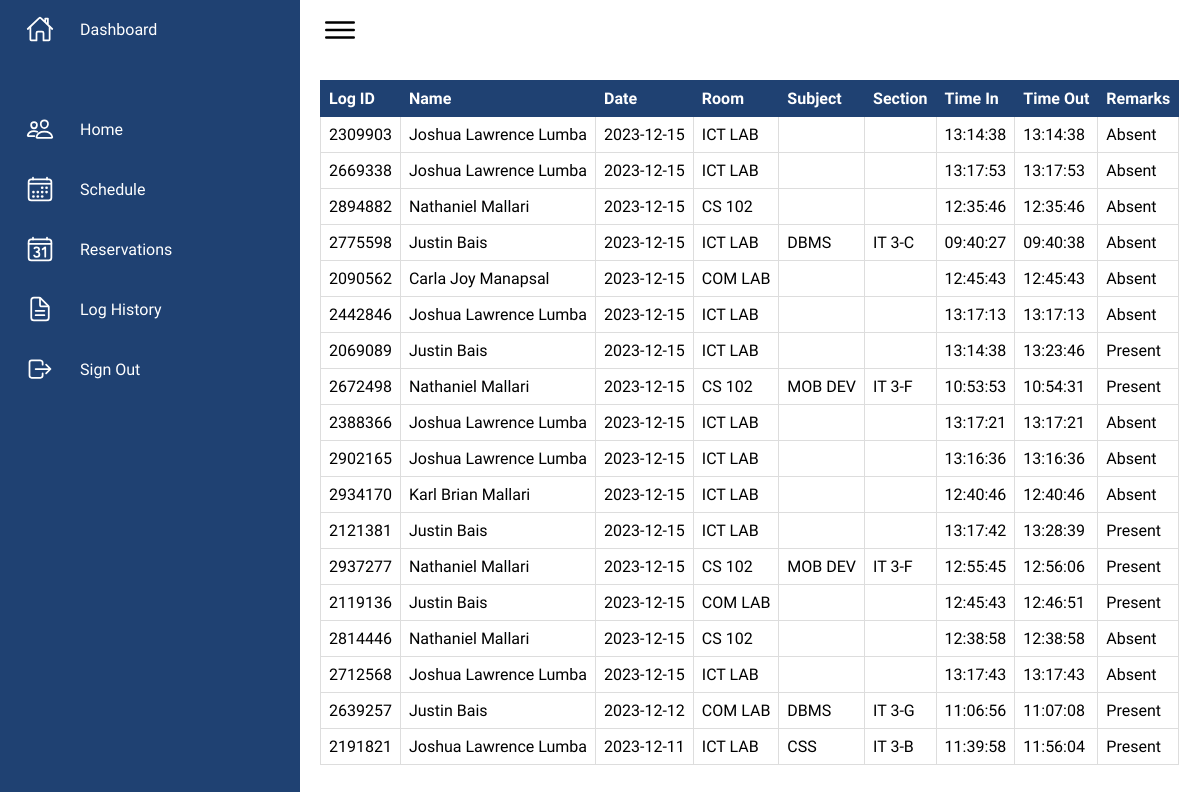
The page /dashboard/loghistory.php (signed in) on the database as committed earlier.
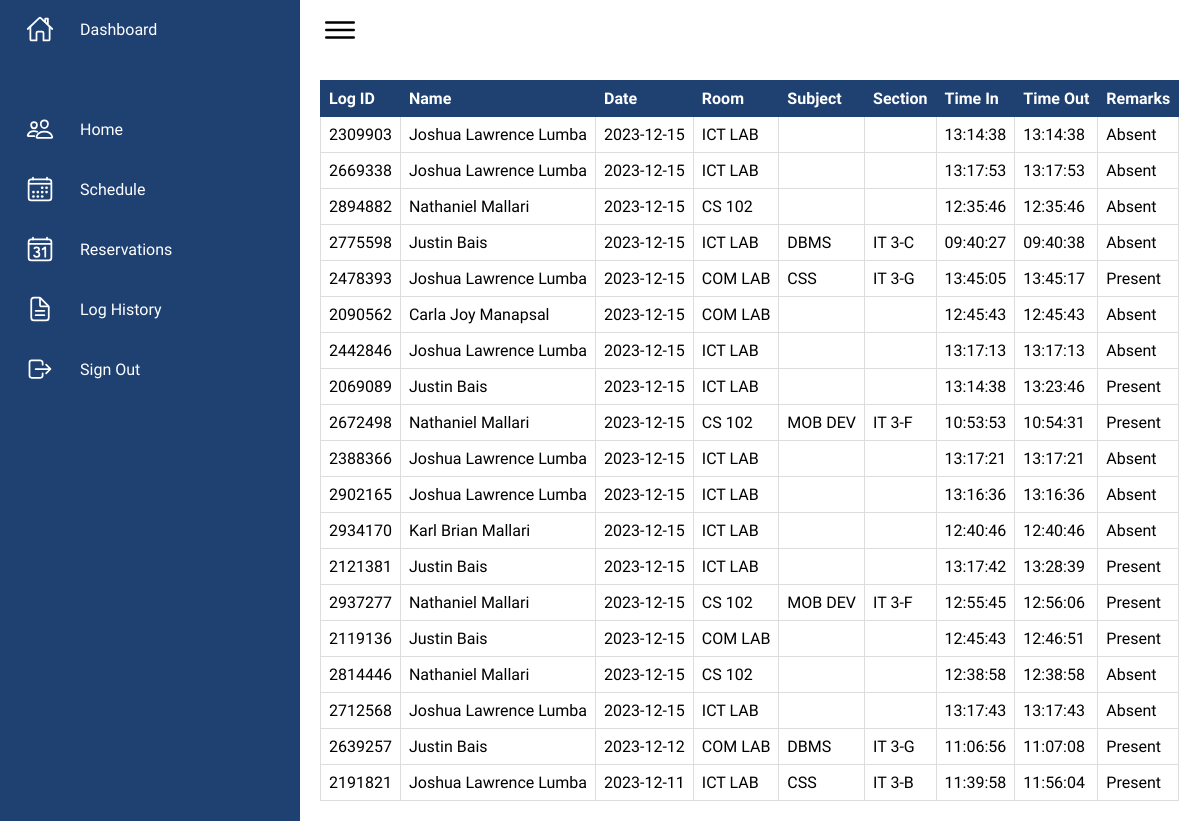
The same page on the database as committed later.
### tables this page shows
CREATE TABLE `ccs_log` (
  `log_id` int(11) NOT NULL,
  `prof_name` varchar(50) DEFAULT NULL,
  `room` varchar(20) DEFAULT NULL,
  `subject` varchar(20) DEFAULT NULL,
  `section` varchar(20) DEFAULT NULL,
  `log_date` date DEFAULT NULL,
  `time_start` time DEFAULT NULL,
  `time_end` time DEFAULT NULL,
  `remarks` varchar(20) DEFAULT NULL
);

### dashboard/loghistory.php (the view, shortened to what this page needs)
<?php
    require_once '../configuration/dbcon.php';
try{
    if(isset($_SESSION['ccs_id']) && $_SESSION['position'] == 'Admin'){
        $sql = "SELECT * FROM ccs_log ORDER BY log_date DESC LIMIT 25";
        $stmt = $pdo->prepare($sql);
        $stmt->execute();
        $result = $stmt->fetchAll(PDO::FETCH_ASSOC);
    }
    else{
        header("Location: ../user-dashboard/proflog.php");
        exit();
    }
}
catch(PDOException $e){
    $error_log = "Error: " . $e->getMessage();
    echo '<script>alert("' . $error_log . '"); window.location.href = "../index.php";</script>';
    exit();
}
?>
<!DOCTYPE html>
<html lang="en">
<head>
    <link rel="stylesheet" href="../styles/dashboardstruc.css">
</head>
<body>
<?php require '../navigation/admin-dashboard.php'?>
    <div class="main">
        <div class="topbar">
            <div class="toggle">
                <ion-icon name="menu-outline"></ion-icon>
            </div>
        </div>
            <div class="log">
                <table>
                    <thead>
                        <tr>
                            <th>Log ID</th>
                            <th>Name</th>
                            <th>Date</th>
                            <th>Room</th>
                            <th>Subject</th>
                            <th>Section</th>
                            <th>Time In</th>
                            <th>Time Out</th>
                            <th>Remarks</th>
                        </tr>
                    </thead>
                    <tbody>
                        <?php
                        foreach($result as $log){
                            echo "<tr>";
                            echo "<td>".$log['log_id']."</td>";
                            echo "<td>".$log['prof_name']."</td>";
                            echo "<td>".$log['log_date']."</td>";
                            echo "<td>".$log['room']."</td>";
                            echo "<td>".$log['subject']."</td>";
                            echo "<td>".$log['section']."</td>";
                            echo "<td>".$log['time_start']."</td>";
                            echo "<td>".$log['time_end']."</td>";
                            echo "<td>".$log['remarks']."</td>";
                            echo "</tr>";
                        }
                        ?>
                    </tbody>
                </table>
            </div>
    </div>
</body>
</html>

Rows that differ between the two databases and show on the page:
added ccs_log: log_id "2478393", prof_name "Joshua Lawrence Lumba", log_date "2023-12-15", room "COM LAB", subject "CSS", section "IT 3-G", time_start "13:45:05", time_end "13:45:17", remarks "Present"
